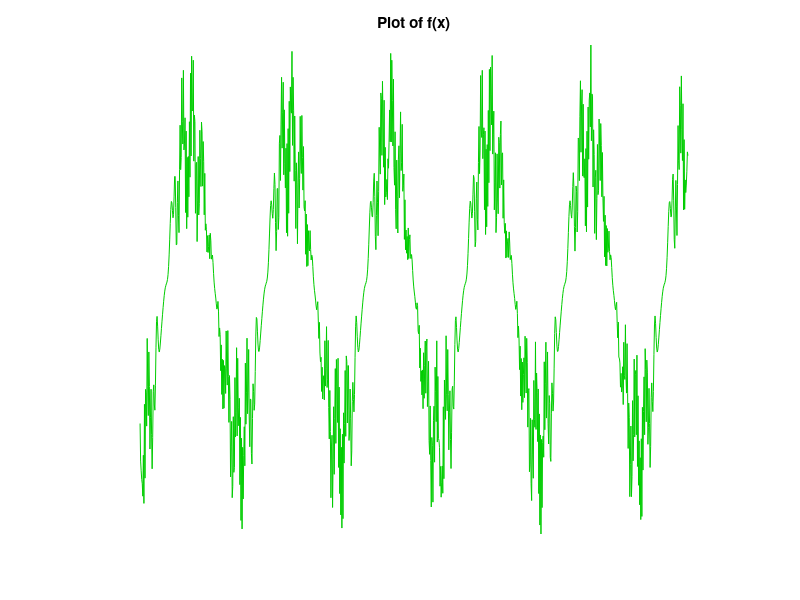

This figure's MATLAB source:
%% A function with wiggles
x = linspace(0, 1, 1000); % Define a range for x, e.g., from 0 to 2*pi
f = sin(6*x) + sin(60*exp(x));
clf; % Clear the current figure
plot(x, f);
title('A function with wiggles', 'FontSize', 9);

%% A function with two spikes
x = linspace(-1, 1, 1000); % Define a range for x, e.g., from 0 to 2*pi
f = 1./(1+1000*(x+.5).^2) + 1./sqrt(1+1000*(x-.5).^2);
clf; % Clear the current figure
plot(x, f);
title('A function with two spikes', 'FontSize', 9);

%% Chebyshev interpolants are effective for complex functions (still defined on a 
% real interval) as well as real ones. Here, for example, is a complex function
% that happens to be periodic, though the Chebyshev representation does not
% take advantage of this fact.
x = linspace(-1, 10, 1000);  
% Define the function 'f' using complex numbers
f = (3 + sin(10*pi*x) + sin(61*exp(.8*sin(pi*x)+.7))) .* exp(1i*pi*x);

% Create the plot with specified properties
plot(x, real(f), 'linewidth', 0.6, 'color', [0, 0.8, 0]);
axis equal off;

% You can add other plot customization as needed
title('Plot of f(x)');
xlabel('x');
ylabel('Real(f)');



